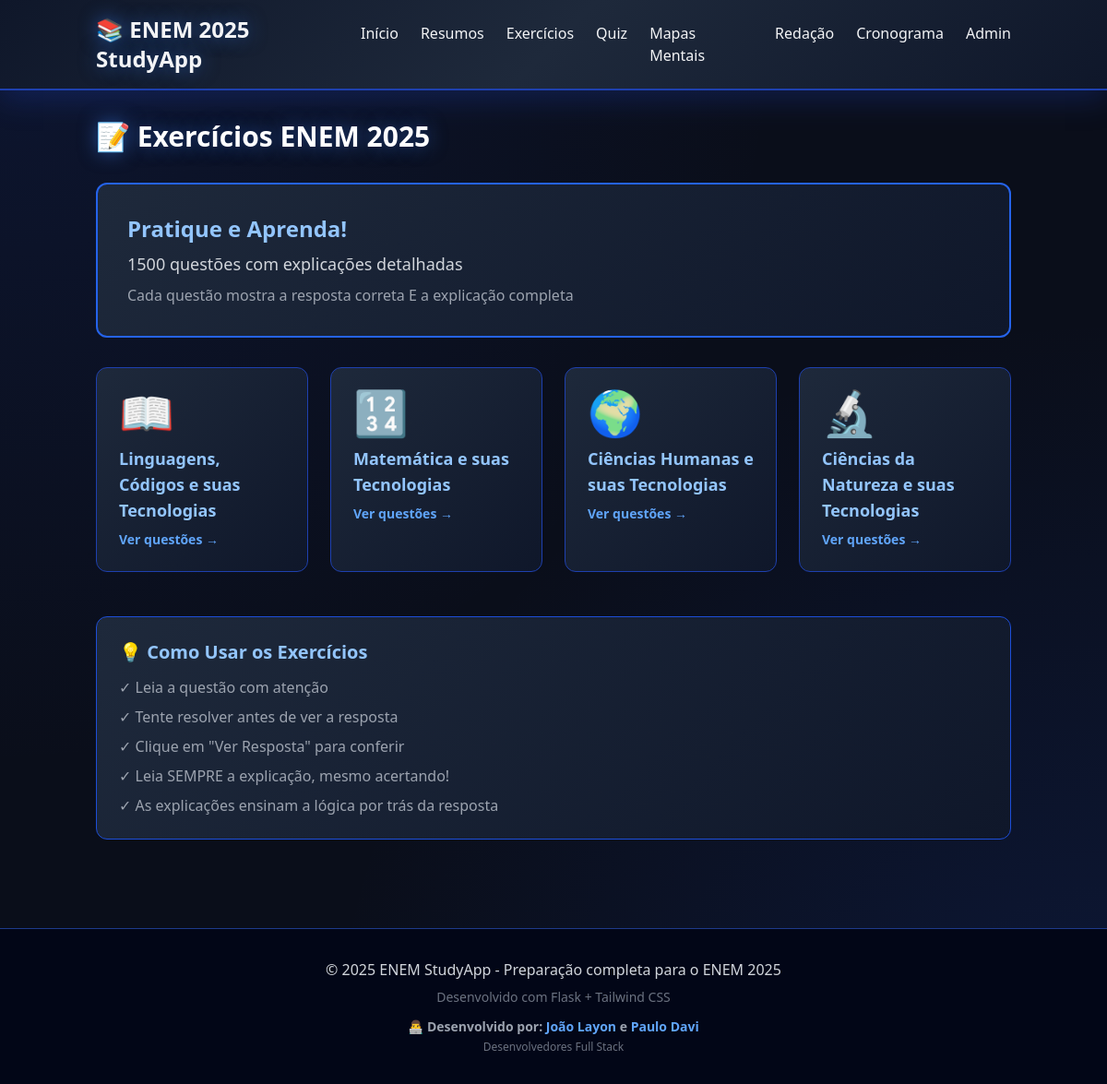
The page /exercicios on the database its author committed.
### tables this page shows
CREATE TABLE areas (
    id INTEGER PRIMARY KEY AUTOINCREMENT,
    name TEXT NOT NULL,
    description TEXT
);

### app.py (the view)
@app.route('/exercicios')
def exercicios():
    conn = get_db()
    areas = conn.execute('SELECT * FROM areas').fetchall()
    total_questoes = conn.execute('SELECT COUNT(*) as count FROM questoes').fetchone()['count']
    conn.close()
    return render_template('exercicios.html', areas=areas, total_questoes=total_questoes)

### app.py (called while the page is built)
def get_db():
    conn = sqlite3.connect(DB_PATH)
    conn.row_factory = sqlite3.Row
    return conn

### templates/exercicios.html (shortened to what this page needs)
{% extends "base.html" %}
{% block content %}
<h1 class="text-3xl font-bold text-white mb-8 glow-text">📝 Exercícios ENEM 2025</h1>
<div class="card rounded-xl p-8 mb-8 border-2 border-blue-600">
    <h2 class="text-2xl font-bold text-blue-300 mb-2">Pratique e Aprenda!</h2>
    <p class="text-lg text-gray-300">{{ total_questoes }} questões com explicações detalhadas</p>
    <p class="mt-2 text-gray-400">Cada questão mostra a resposta correta E a explicação completa</p>
</div>
<div class="grid md:grid-cols-2 lg:grid-cols-4 gap-6">
    {% for area in areas %}
    <a href="/exercicios/area/{{ area.id }}" class="block card rounded-xl p-6 group">
        <div class="text-5xl mb-3 transform group-hover:scale-110 transition-transform duration-300">
            {% if 'Linguagens' in area.name %}📖
            {% elif 'Matemática' in area.name %}🔢
            {% elif 'Humanas' in area.name %}🌍
            {% else %}🔬{% endif %}
        </div>
        <h3 class="text-lg font-bold text-blue-300 mb-2 group-hover:text-blue-400 transition-colors">{{ area.name }}</h3>
        <p class="text-sm text-blue-400 font-semibold">Ver questões →</p>
    </a>
    {% endfor %}
</div>
<div class="mt-12 card rounded-xl p-6 border border-blue-700">
    <h3 class="text-xl font-bold text-blue-300 mb-3">💡 Como Usar os Exercícios</h3>
    <ul class="space-y-2 text-gray-400">
        <li>✓ Leia a questão com atenção</li>
        <li>✓ Tente resolver antes de ver a resposta</li>
        <li>✓ Clique em "Ver Resposta" para conferir</li>
        <li>✓ Leia SEMPRE a explicação, mesmo acertando!</li>
        <li>✓ As explicações ensinam a lógica por trás da resposta</li>
    </ul>
</div>
{% endblock %}

### templates/base.html (style rules this page uses)
body { background-color: #0a0e1a; background-image: radial-gradient(at 0% 0%, rgba(30, 64, 175, 0.15) 0px, transparent 50%), radial-gradient(at 100% 100%, rgba(29, 78, 216, 0.15) 0px, transparent 50%); }
.card { background: linear-gradient(135deg, #1e293b 0%, #0f172a 100%); border: 1px solid #1e40af; transition: all 0.3s ease; }
.glow-text { text-shadow: 0 0 20px rgba(59, 130, 246, 0.5); }

### rows shown on the page
areas: name "Linguagens, Códigos e suas Tecnologias"
areas: name "Matemática e suas Tecnologias"
areas: name "Ciências Humanas e suas Tecnologias"
areas: name "Ciências da Natureza e suas Tecnologias"

### other values the page prints
{{ total_questoes }} "1500"
